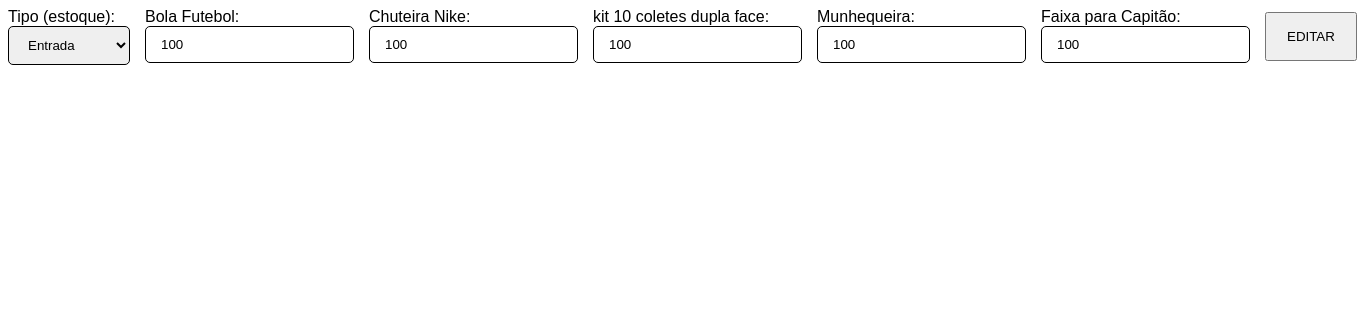
The page /movimentacoes/editar.php?movimentacao=1 on the database its author committed.
### tables this page shows
CREATE TABLE `movimentacoes` (
	`id` INT AUTO_INCREMENT PRIMARY KEY NOT NULL,
	`tipo` ENUM('entrada', 'saida') COMMENT 'entrada = Reposição de estoque; saida = venda para o cliente',  
    `cadastro` DATETIME DEFAULT CURRENT_TIMESTAMP COMMENT 'Pega a data e hora que a movimentação aconteceu'
);

CREATE TABLE `movimentacoes_produtos` (
	`id_produto` INT NOT NULL,
    `id_movimentacao` INT NOT NULL,
    `quantidade` INT DEFAULT 1 NOT NULL,
	`valor_unitario` FLOAT,
    FOREIGN KEY (`id_produto`) REFERENCES `produtos`(`id`),
    FOREIGN KEY (`id_movimentacao`) REFERENCES `movimentacoes`(`id`)
);

CREATE TABLE `produtos` (
	`id` INT AUTO_INCREMENT PRIMARY KEY NOT NULL,  
    `nome` VARCHAR(50),  
    `descricao` VARCHAR(500),
    `preco` FLOAT,  
    `data_cadastro` DATETIME DEFAULT CURRENT_TIMESTAMP
);

### controladores/movimentacao.php (called while the page is built, shortened)
<?php
require_once __DIR__ . '/../conn.php';
require_once __DIR__ . '/../auxiliares.php';
function listarUmaMovimentacao($id){
  $SQL = "SELECT * FROM movimentacoes WHERE id = $id";
  $movimentacao = executarQuery($SQL)[0];
  $SQL = "SELECT * FROM movimentacoes_produtos MP
          INNER JOIN produtos P ON P.id=MP.id_produto WHERE id_movimentacao = $id";
  $movimentacoes_produtos = executarQuery($SQL);
  $movimentacao['cadastro_f'] = formatarData($movimentacao['cadastro']);
  $movimentacao['produtos'] = $movimentacoes_produtos;
  $SQL = "SELECT SUM(valor_unitario * quantidade) total FROM movimentacoes_produtos WHERE id_movimentacao = $id";
  $calcular_total = executarQuery($SQL)[0];
  $movimentacao['total'] = $calcular_total['total'];
  return $movimentacao;
}

### conn.php (called while the page is built, shortened)
<?php
$conn = mysqli_connect(DB_HOST, DB_USER, DB_PASS, DB_NAME);
function executarQuery($SQL) {
  global $conn;
  $result = mysqli_query($conn, $SQL);
  if (verQualComandoE($SQL) === 'select') {
    return mysqli_fetch_all($result, MYSQLI_ASSOC);
  }
  return $result;
}
function verQualComandoE($SQL) {
  $str = strtolower(trim($SQL));
  $comando = explode(' ', $str)[0];
  return $comando;
}

### auxiliares.php (called while the page is built, shortened)
<?php
function formatarData($data) {
  $dataFormatada = date('d/m/Y H:i', strtotime($data));
  return $dataFormatada;
}

### movimentacoes/editar.php (the view, shortened to what this page needs)
<?php
require_once __DIR__ . "/../controladores/movimentacao.php";
$movimentacao = listarUmaMovimentacao($_GET['movimentacao']);
?>
<!DOCTYPE html>
<html lang="pt-br">
<head>
</head>
<body>
  <form method="post" action="/movimentacoes/processos/edicao.php">
    <div>
      <label for="tipo">Tipo (estoque):</label>
      <select name="tipo" id="tipo">
        <option value="entrada" <?= $movimentacao['tipo'] == 'entrada' ? 'selected' : '' ?>>Entrada</option>
      </select>
    </div>
    <?php
      foreach($movimentacao['produtos'] as $produto){
        ?>
          <div>
            <label for="quantidade_<?= $produto['id'] ?>"><?= $produto['nome'] ?>:</label>
            <input type="number" name="quantidade[]" id="quantidade_<?= $produto['id'] ?>" value="<?= $produto['quantidade'] ?>">
          </div>
        <?php
      }
    ?>
    <div class="btn">
      <button type="submit">Editar</button>
    </div>
  </form>
</body>
</html>

### movimentacoes/editar.php (style rules this page uses)
* { font-family: Arial, Helvetica, sans-serif; }
form { display: flex; gap: 15px; margin-bottom: 30px; }
form div { display: flex; flex-direction: column; }
input, select { padding: 10px 15px; border-radius: 5px; border: 1px solid #000; }
div.btn { display: flex; justify-content: center; }
[type="submit"] { text-transform: uppercase; cursor: pointer; padding: 15px 20px; }

### rows shown on the page
movimentacoes: tipo "Entrada"
movimentacoes_produtos: id_produto.nome "Bola Futebol", quantidade "100"
movimentacoes_produtos: id_produto.nome "Chuteira Nike", quantidade "100"
movimentacoes_produtos: id_produto.nome "kit 10 coletes dupla face", quantidade "100"
movimentacoes_produtos: id_produto.nome "Munhequeira", quantidade "100"
movimentacoes_produtos: id_produto.nome "Faixa para Capitão", quantidade "100"
